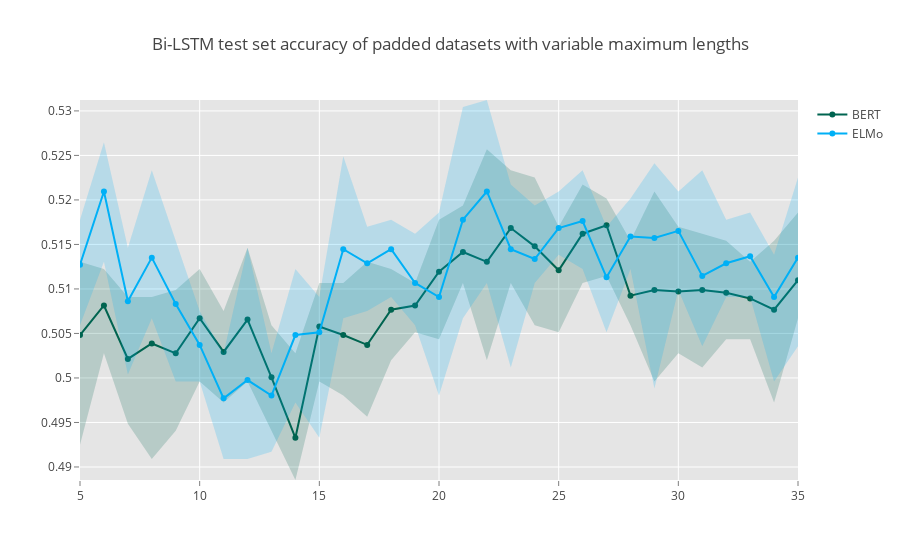

The cell this chart's notebook holds for it:
### Code cell
x = list(range(5, 36))
x_rev = x[::-1]

# BERT
bert_matrix = np.transpose(np.array([np.array(list(acc_round.values())) for acc_round in bert_rounds]))
bert_y = [np.average(row) for row in bert_matrix]
bert_y_upper = [row.max() for row in bert_matrix]
bert_y_lower = [row.min() for row in bert_matrix]
bert_y_lower = bert_y_lower[::-1]

bert1 = go.Scatter(
    x = x + x_rev,
    y = bert_y_upper + bert_y_lower,
    fill = 'tozerox',
    fillcolor = 'rgba(0,100,80,0.2)',
    line = dict(color = 'rgba(255,255,255,0)'),
    showlegend = False,
    name = 'BERT',
)
bert2 = go.Scatter(
    x = x,
    y = bert_y,
    line = dict(color='rgb(0,100,80)'),
    mode = 'lines+markers',
    name = 'BERT',
)

# ELMo
elmo_matrix = np.transpose(np.array([np.array(list(acc_round.values())) for acc_round in elmo_rounds]))
elmo_y = [np.average(row) for row in elmo_matrix]
elmo_y_upper = [row.max() for row in elmo_matrix]
elmo_y_lower = [row.min() for row in elmo_matrix]
elmo_y_lower = elmo_y_lower[::-1]

elmo1 = go.Scatter(
    x = x + x_rev,
    y = elmo_y_upper + elmo_y_lower,
    fill = 'tozerox',
    fillcolor = 'rgba(0,176,246,0.2)',
    line = dict(color = 'rgba(255,255,255,0)'),
    showlegend = False,
    name = 'ELMo',
)
elmo2 = go.Scatter(
    x = x,
    y = elmo_y,
    line = dict(color='rgb(0,176,246)'),
    mode = 'lines+markers',
    name = 'ELMo',
)


data = [bert1, bert2, elmo1, elmo2]
layout = go.Layout(
    title = 'Bi-LSTM test set accuracy of padded datasets with variable maximum lengths',
    paper_bgcolor = 'rgb(255,255,255)',
    plot_bgcolor = 'rgb(229,229,229)',
    xaxis = dict(
        gridcolor = 'rgb(255,255,255)',
        range = [5,35],
        showgrid = True,
        showline = False,
        showticklabels = True,
        tickcolor = 'rgb(127,127,127)',
        ticks = 'outside',
        zeroline = False
    ),
    yaxis=dict(
        gridcolor='rgb(255,255,255)',
        showgrid = True,
        showline = False,
        showticklabels = True,
        tickcolor = 'rgb(127,127,127)',
        ticks = 'outside',
        zeroline = False
    ),
)

fig = go.Figure(data = data, layout = layout)

iplot(fig)

### Figure 1 — Plotly figure (JSON) as saved in the notebook; plotly's stock layout.template omitted (floating-point values rounded to 4 significant figures)
{"data": [{"fill": "tozerox", "fillcolor": "rgba(0,100,80,0.2)", "line": {"color": "rgba(255,255,255,0)"}, "name": "BERT", "showlegend": false, "type": "scatter", "uid": "69aebbcd-0631-49b6-990f-39d7354ce9b3", "x": [5, 6, 7, 8, 9, 10, 11, 12, 13, 14, 15, 16, 17, 18, 19, 20, 21, 22, 23, 24, 25, 26, 27, 28, 29, 30, 31, 32, 33, 34, 35, 35, 34, 33, 32, 31, 30, 29, 28, 27, 26, 25, 24, 23, 22, 21, 20, 19, 18, 17, 16, 15, 14, 13, 12, 11, 10, 9, 8, 7, 6, 5], "y": [0.513, 0.5123, 0.5091, 0.5091, 0.5099, 0.5123, 0.5075, 0.5146, 0.5059, 0.5028, 0.5107, 0.5107, 0.513, 0.5123, 0.5107, 0.5178, 0.5194, 0.5257, 0.5233, 0.5225, 0.517, 0.5217, 0.5202, 0.5154, 0.5209, 0.517, 0.5162, 0.5154, 0.513, 0.5154, 0.5186, 0.5067, 0.4972, 0.5043, 0.5043, 0.5012, 0.5028, 0.4996, 0.5059, 0.5115, 0.5107, 0.5051, 0.5059, 0.5107, 0.502, 0.5107, 0.5043, 0.5051, 0.502, 0.4957, 0.498, 0.4996, 0.4885, 0.4941, 0.4996, 0.4972, 0.4996, 0.4941, 0.4909, 0.4949, 0.5028, 0.4925]}, {"line": {"color": "rgb(0,100,80)"}, "mode": "lines+markers", "name": "BERT", "type": "scatter", "uid": "05c28c98-f40f-40d1-ba4f-45aead1e8734", "x": [5, 6, 7, 8, 9, 10, 11, 12, 13, 14, 15, 16, 17, 18, 19, 20, 21, 22, 23, 24, 25, 26, 27, 28, 29, 30, 31, 32, 33, 34, 35], "y": [0.5048, 0.5081, 0.5021, 0.5039, 0.5028, 0.5067, 0.5029, 0.5066, 0.5001, 0.4933, 0.5058, 0.5048, 0.5037, 0.5077, 0.5081, 0.5119, 0.5142, 0.513, 0.5168, 0.5148, 0.5121, 0.5162, 0.5172, 0.5092, 0.5099, 0.5097, 0.5099, 0.5096, 0.5089, 0.5077, 0.511]}, {"fill": "tozerox", "fillcolor": "rgba(0,176,246,0.2)", "line": {"color": "rgba(255,255,255,0)"}, "name": "ELMo", "showlegend": false, "type": "scatter", "uid": "d1b50b79-bd93-4989-b14f-8b5250969300", "x": [5, 6, 7, 8, 9, 10, 11, 12, 13, 14, 15, 16, 17, 18, 19, 20, 21, 22, 23, 24, 25, 26, 27, 28, 29, 30, 31, 32, 33, 34, 35, 35, 34, 33, 32, 31, 30, 29, 28, 27, 26, 25, 24, 23, 22, 21, 20, 19, 18, 17, 16, 15, 14, 13, 12, 11, 10, 9, 8, 7, 6, 5], "y": [0.5178, 0.5265, 0.5146, 0.5233, 0.5154, 0.5075, 0.5028, 0.5146, 0.5028, 0.5123, 0.5091, 0.5249, 0.517, 0.5178, 0.5162, 0.5186, 0.5304, 0.5312, 0.5217, 0.5194, 0.5209, 0.5233, 0.517, 0.5202, 0.5241, 0.5209, 0.5233, 0.5178, 0.5186, 0.5138, 0.5225, 0.5036, 0.4996, 0.5091, 0.5091, 0.5036, 0.5099, 0.4988, 0.5123, 0.5051, 0.5123, 0.5138, 0.5107, 0.5012, 0.5107, 0.5067, 0.498, 0.5059, 0.5091, 0.5075, 0.5067, 0.4933, 0.4972, 0.4917, 0.4909, 0.4909, 0.4996, 0.4996, 0.5067, 0.5004, 0.513, 0.5059]}, {"line": {"color": "rgb(0,176,246)"}, "mode": "lines+markers", "name": "ELMo", "type": "scatter", "uid": "44325a73-1789-4110-86b0-8d4e0fa3f354", "x": [5, 6, 7, 8, 9, 10, 11, 12, 13, 14, 15, 16, 17, 18, 19, 20, 21, 22, 23, 24, 25, 26, 27, 28, 29, 30, 31, 32, 33, 34, 35], "y": [0.5127, 0.5209, 0.5086, 0.5135, 0.5083, 0.5037, 0.4977, 0.4998, 0.498, 0.5048, 0.5051, 0.5145, 0.5129, 0.5145, 0.5107, 0.5091, 0.5178, 0.5209, 0.5145, 0.5134, 0.5168, 0.5176, 0.5113, 0.5159, 0.5157, 0.5165, 0.5115, 0.5129, 0.5137, 0.5091, 0.5135]}], "layout": {"paper_bgcolor": "rgb(255,255,255)", "plot_bgcolor": "rgb(229,229,229)", "title": {"text": "Bi-LSTM test set accuracy of padded datasets with variable maximum lengths"}, "xaxis": {"gridcolor": "rgb(255,255,255)", "range": [5, 35], "showgrid": true, "showline": false, "showticklabels": true, "tickcolor": "rgb(127,127,127)", "ticks": "outside", "zeroline": false}, "yaxis": {"gridcolor": "rgb(255,255,255)", "showgrid": true, "showline": false, "showticklabels": true, "tickcolor": "rgb(127,127,127)", "ticks": "outside", "zeroline": false}}}
